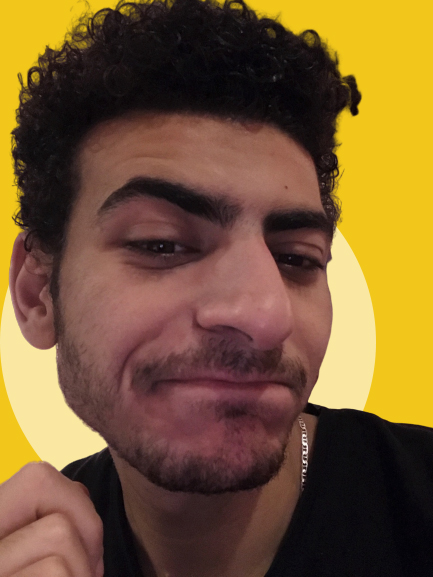
#> input picture arithmeticCodingNoScaling/test2.jpg, 433 x 577 px
$ python encoder.py
#> lines starting #> are read from the running program, lines starting #| are printed output that depends on the picture
import numpy as np
import cv2
import pickle

# I needed a function like this to help me trace the progress of the encoding and decoding
# so I search and get it from an answer on stackoverflow. It's just a utility function
def printProgressBar (iteration, total, prefix = '', suffix = '', decimals = 0, length = 100, fill = '█', printEnd = "\r"):
    percent = ("{0:." + str(decimals) + "f}").format(100 * (iteration / float(total)))
    filledLength = int(length * iteration // total)
    bar = fill * filledLength + '-' * (length - filledLength)
    print('\r%s |%s| %s%% %s' % (prefix, bar, percent, suffix), end = printEnd)
    # Print New Line on Complete
    if iteration == total:
        print()

validImageName = False
while not validImageName:
    try:
        imageName = input("⚙️ Enter image file name : ")
#> the answer given: test2.jpg
        img = cv2.imread(imageName, 0)
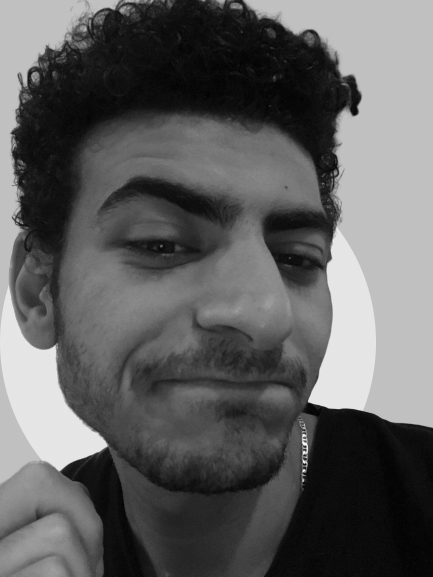
#> img: shape (577, 433); min 1, max 250, mean 95
        if(type(img) == type(None)):
            raise Exception("Can't find this image")
        validImageName = True
    except:
        print("❌ Can't find this file, Please enter a valid file name")

imgOriginal = img
img = img.flatten();

validBlockSize = False
while not validBlockSize:
    try:
#> (the run stopped early here; a loop or call above may not have finished)
